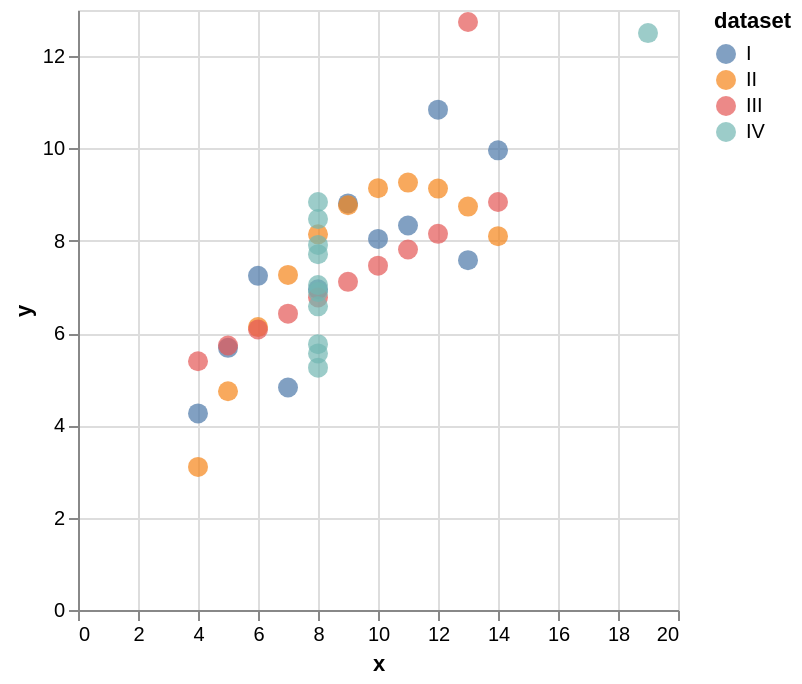

The notebook cell saved with this chart:
### Code cell
alt.Chart(df).mark_circle(size=100).encode(
    x="x",
    y="y",
    color="dataset"
)

### Figure 1 — Vega-Lite specification as saved in the notebook (floating-point values rounded to 4 significant figures)
{"config": {"view": {"continuousWidth": 300, "continuousHeight": 300}}, "data": {"name": "data-19b1de419c371de65acfdafd0694d035"}, "mark": {"type": "circle", "size": 100}, "encoding": {"color": {"field": "dataset", "type": "nominal"}, "x": {"field": "x", "type": "quantitative"}, "y": {"field": "y", "type": "quantitative"}}, "$schema": "https://vega.github.io/schema/vega-lite/v6.4.1.json", "datasets": {"data-19b1de419c371de65acfdafd0694d035": [{"dataset": "I", "x": 10.0, "y": 8.04}, {"dataset": "I", "x": 8.0, "y": 6.95}, {"dataset": "I", "x": 13.0, "y": 7.58}, {"dataset": "I", "x": 9.0, "y": 8.81}, {"dataset": "I", "x": 11.0, "y": 8.33}, {"dataset": "I", "x": 14.0, "y": 9.96}, {"dataset": "I", "x": 6.0, "y": 7.24}, {"dataset": "I", "x": 4.0, "y": 4.26}, {"dataset": "I", "x": 12.0, "y": 10.84}, {"dataset": "I", "x": 7.0, "y": 4.82}, {"dataset": "I", "x": 5.0, "y": 5.68}, {"dataset": "II", "x": 10.0, "y": 9.14}, {"dataset": "II", "x": 8.0, "y": 8.14}, {"dataset": "II", "x": 13.0, "y": 8.74}, {"dataset": "II", "x": 9.0, "y": 8.77}, {"dataset": "II", "x": 11.0, "y": 9.26}, {"dataset": "II", "x": 14.0, "y": 8.1}, {"dataset": "II", "x": 6.0, "y": 6.13}, {"dataset": "II", "x": 4.0, "y": 3.1}, {"dataset": "II", "x": 12.0, "y": 9.13}, {"dataset": "II", "x": 7.0, "y": 7.26}, {"dataset": "II", "x": 5.0, "y": 4.74}, {"dataset": "III", "x": 10.0, "y": 7.46}, {"dataset": "III", "x": 8.0, "y": 6.77}, {"dataset": "III", "x": 13.0, "y": 12.74}, {"dataset": "III", "x": 9.0, "y": 7.11}, {"dataset": "III", "x": 11.0, "y": 7.81}, {"dataset": "III", "x": 14.0, "y": 8.84}, {"dataset": "III", "x": 6.0, "y": 6.08}, {"dataset": "III", "x": 4.0, "y": 5.39}, {"dataset": "III", "x": 12.0, "y": 8.15}, {"dataset": "III", "x": 7.0, "y": 6.42}, {"dataset": "III", "x": 5.0, "y": 5.73}, {"dataset": "IV", "x": 8.0, "y": 6.58}, {"dataset": "IV", "x": 8.0, "y": 5.76}, {"dataset": "IV", "x": 8.0, "y": 7.71}, {"dataset": "IV", "x": 8.0, "y": 8.84}, {"dataset": "IV", "x": 8.0, "y": 8.47}, {"dataset": "IV", "x": 8.0, "y": 7.04}, {"dataset": "IV", "x": 8.0, "y": 5.25}, {"dataset": "IV", "x": 19.0, "y": 12.5}, {"dataset": "IV", "x": 8.0, "y": 5.56}, {"dataset": "IV", "x": 8.0, "y": 7.91}, {"dataset": "IV", "x": 8.0, "y": 6.89}]}}
